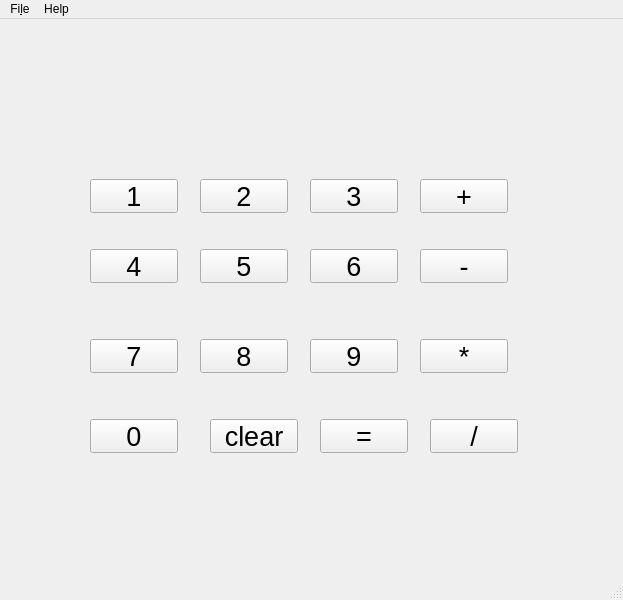
<?xml version="1.0" encoding="UTF-8"?>
<ui version="4.0">
 <class>MainWindow</class>
 <widget class="QMainWindow" name="MainWindow">
  <property name="geometry">
   <rect>
    <x>0</x>
    <y>0</y>
    <width>623</width>
    <height>600</height>
   </rect>
  </property>
  <property name="windowTitle">
   <string>MainWindow</string>
  </property>
  <widget class="QWidget" name="centralwidget">
   <widget class="QPushButton" name="pushButton_1">
    <property name="geometry">
     <rect>
      <x>90</x>
      <y>160</y>
      <width>88</width>
      <height>34</height>
     </rect>
    </property>
    <property name="font">
     <font>
      <pointsize>20</pointsize>
     </font>
    </property>
    <property name="text">
     <string>1</string>
    </property>
   </widget>
   <widget class="QPushButton" name="pushButton_2">
    <property name="geometry">
     <rect>
      <x>200</x>
      <y>160</y>
      <width>88</width>
      <height>34</height>
     </rect>
    </property>
    <property name="font">
     <font>
      <pointsize>20</pointsize>
     </font>
    </property>
    <property name="text">
     <string>2</string>
    </property>
   </widget>
   <widget class="QPushButton" name="pushButton_3">
    <property name="geometry">
     <rect>
      <x>310</x>
      <y>160</y>
      <width>88</width>
      <height>34</height>
     </rect>
    </property>
    <property name="font">
     <font>
      <pointsize>20</pointsize>
     </font>
    </property>
    <property name="text">
     <string>3</string>
    </property>
   </widget>
   <widget class="QPushButton" name="pushButton_plus">
    <property name="geometry">
     <rect>
      <x>420</x>
      <y>160</y>
      <width>88</width>
      <height>34</height>
     </rect>
    </property>
    <property name="font">
     <font>
      <pointsize>20</pointsize>
     </font>
    </property>
    <property name="text">
     <string>+</string>
    </property>
   </widget>
   <widget class="QPushButton" name="pushButton_6">
    <property name="geometry">
     <rect>
      <x>310</x>
      <y>230</y>
      <width>88</width>
      <height>34</height>
     </rect>
    </property>
    <property name="font">
     <font>
      <pointsize>20</pointsize>
     </font>
    </property>
    <property name="text">
     <string>6</string>
    </property>
   </widget>
   <widget class="QPushButton" name="pushButton_5">
    <property name="geometry">
     <rect>
      <x>200</x>
      <y>230</y>
      <width>88</width>
      <height>34</height>
     </rect>
    </property>
    <property name="font">
     <font>
      <pointsize>20</pointsize>
     </font>
    </property>
    <property name="text">
     <string>5</string>
    </property>
   </widget>
   <widget class="QPushButton" name="pushButton_4">
    <property name="geometry">
     <rect>
      <x>90</x>
      <y>230</y>
      <width>88</width>
      <height>34</height>
     </rect>
    </property>
    <property name="font">
     <font>
      <pointsize>20</pointsize>
     </font>
    </property>
    <property name="text">
     <string>4</string>
    </property>
   </widget>
   <widget class="QPushButton" name="pushButton_9">
    <property name="geometry">
     <rect>
      <x>310</x>
      <y>320</y>
      <width>88</width>
      <height>34</height>
     </rect>
    </property>
    <property name="font">
     <font>
      <pointsize>20</pointsize>
     </font>
    </property>
    <property name="text">
     <string>9</string>
    </property>
   </widget>
   <widget class="QPushButton" name="pushButton_8">
    <property name="geometry">
     <rect>
      <x>200</x>
      <y>320</y>
      <width>88</width>
      <height>34</height>
     </rect>
    </property>
    <property name="font">
     <font>
      <pointsize>20</pointsize>
     </font>
    </property>
    <property name="text">
     <string>8</string>
    </property>
   </widget>
   <widget class="QPushButton" name="pushButton_7">
    <property name="geometry">
     <rect>
      <x>90</x>
      <y>320</y>
      <width>88</width>
      <height>34</height>
     </rect>
    </property>
    <property name="font">
     <font>
      <pointsize>20</pointsize>
     </font>
    </property>
    <property name="text">
     <string>7</string>
    </property>
   </widget>
   <widget class="QPushButton" name="pushButton_0">
    <property name="geometry">
     <rect>
      <x>90</x>
      <y>400</y>
      <width>88</width>
      <height>34</height>
     </rect>
    </property>
    <property name="font">
     <font>
      <pointsize>20</pointsize>
     </font>
    </property>
    <property name="text">
     <string>0</string>
    </property>
   </widget>
   <widget class="QPushButton" name="pushButton_division">
    <property name="geometry">
     <rect>
      <x>430</x>
      <y>400</y>
      <width>88</width>
      <height>34</height>
     </rect>
    </property>
    <property name="font">
     <font>
      <pointsize>20</pointsize>
     </font>
    </property>
    <property name="text">
     <string>/</string>
    </property>
   </widget>
   <widget class="QPushButton" name="pushButton_minus">
    <property name="geometry">
     <rect>
      <x>420</x>
      <y>230</y>
      <width>88</width>
      <height>34</height>
     </rect>
    </property>
    <property name="font">
     <font>
      <pointsize>20</pointsize>
     </font>
    </property>
    <property name="text">
     <string>-</string>
    </property>
   </widget>
   <widget class="QPushButton" name="pushButton_multiply">
    <property name="geometry">
     <rect>
      <x>420</x>
      <y>320</y>
      <width>88</width>
      <height>34</height>
     </rect>
    </property>
    <property name="font">
     <font>
      <pointsize>20</pointsize>
     </font>
    </property>
    <property name="text">
     <string>*</string>
    </property>
   </widget>
   <widget class="QPushButton" name="pushButton_clear">
    <property name="geometry">
     <rect>
      <x>210</x>
      <y>400</y>
      <width>88</width>
      <height>34</height>
     </rect>
    </property>
    <property name="font">
     <font>
      <pointsize>20</pointsize>
     </font>
    </property>
    <property name="text">
     <string>clear</string>
    </property>
   </widget>
   <widget class="QPushButton" name="pushButton_eq">
    <property name="geometry">
     <rect>
      <x>320</x>
      <y>400</y>
      <width>88</width>
      <height>34</height>
     </rect>
    </property>
    <property name="font">
     <font>
      <pointsize>20</pointsize>
     </font>
    </property>
    <property name="text">
     <string>=</string>
    </property>
   </widget>
   <widget class="QLabel" name="label">
    <property name="geometry">
     <rect>
      <x>90</x>
      <y>70</y>
      <width>411</width>
      <height>51</height>
     </rect>
    </property>
    <property name="font">
     <font>
      <pointsize>20</pointsize>
     </font>
    </property>
    <property name="text">
     <string/>
    </property>
    <property name="alignment">
     <set>Qt::AlignmentFlag::AlignRight|Qt::AlignmentFlag::AlignTrailing|Qt::AlignmentFlag::AlignVCenter</set>
    </property>
   </widget>
  </widget>
  <widget class="QStatusBar" name="statusbar"/>
  <widget class="QMenuBar" name="menuBar">
   <property name="geometry">
    <rect>
     <x>0</x>
     <y>0</y>
     <width>623</width>
     <height>30</height>
    </rect>
   </property>
   <widget class="QMenu" name="menuFile">
    <property name="title">
     <string>Fi&amp;le</string>
    </property>
    <addaction name="actionExit"/>
   </widget>
   <widget class="QMenu" name="menuHelp">
    <property name="title">
     <string>Help</string>
    </property>
    <addaction name="actionAbout"/>
   </widget>
   <addaction name="menuFile"/>
   <addaction name="menuHelp"/>
  </widget>
  <action name="actionExit">
   <property name="text">
    <string>&amp;Exit</string>
   </property>
  </action>
  <action name="actionAbout">
   <property name="text">
    <string>&amp;About</string>
   </property>
  </action>
 </widget>
 <resources/>
 <connections/>
</ui>
